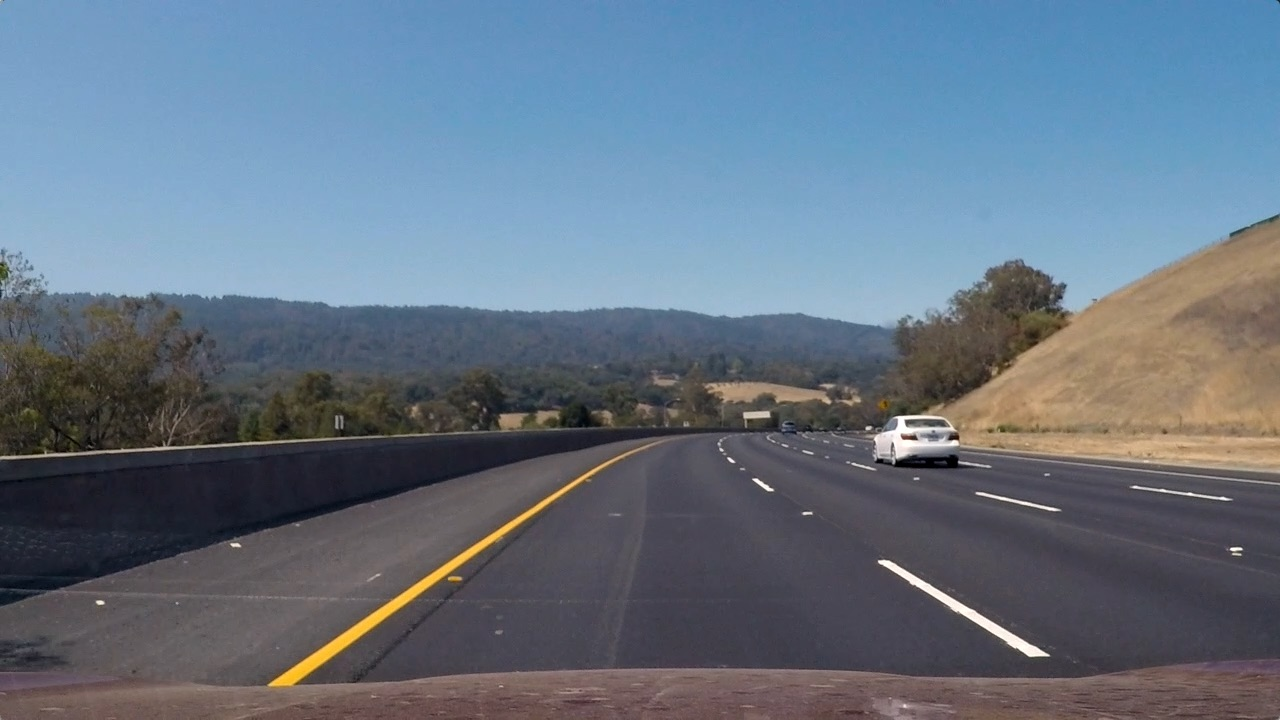
#> input picture test3.jpg, 1280 x 720 px
$ jupyter execute --allow-errors Project2_save1.ipynb   (shell and % lines are left out)   (older library calls are emulated)
#> lines starting #> are read from the running program, lines starting #| are printed output that depends on the picture; after the words box and inside, x2 and y2 are one past the last pixel; in counts of white or black regions, pixels touching at a corner belong together
[cell 1]
import cv2
import numpy as np
import matplotlib.pyplot as plt
import matplotlib.image as mpimg
#import glob2
import os

# Calculate Perspective Transform Matix
(For later use)

[cell 2]
standard_img = mpimg.imread('test3.jpg')
#> standard_img is the input picture: shape (720, 1280, 3); mean R, G, B 101.1, 115.3, 130.7
#img_size = (standard_img.shape[1], standard_img.shape[0])
src = np.float32(
    [[885, 559],
     [1049, 655],
     [310, 655],
     [450, 559]])

dst = np.float32(
    [[1049, 465],
     [1049, 655],
     [310, 655],
     [310, 485]])
M = cv2.getPerspectiveTransform(src, dst)

# Camera Calibration

[cell 3]
objpoints = []
imgpoints = []
objp = np.zeros((6*9,3), np.float32)
objp[:,:2] = np.mgrid[0:9,0:6].T.reshape(-1,2)
#images = glob2.glob('camera_cal/*.jpg')
#> (the rest of this cell did not finish here and is left out)

# Undistorting and saving raw images

#> (a cell that did not finish here is left out)

# Reading a test image

[cell 5]
image4 = mpimg.imread('test3.jpg')
#plt.imshow(image4)

# Defining various thresholds

[cell 6]
def dir_threshold(img, sobel_kernel=3, thresh=(0, np.pi/2)):
    gray = cv2.cvtColor(img,cv2.COLOR_RGB2GRAY)
    sobelx = cv2.Sobel(gray, cv2.CV_64F, 1, 0,sobel_kernel)
    sobely = cv2.Sobel(gray, cv2.CV_64F, 0, 1,sobel_kernel)
    abs_sobelx = np.absolute(sobelx)
    abs_sobely = np.absolute(sobely)
    dir_grad = np.arctan2(abs_sobely, abs_sobelx)

    binary_output = np.zeros_like(dir_grad)
    binary_output[(dir_grad >= thresh[0]) & (dir_grad <= thresh[1])] = 1

    return binary_output

def mag_thresh(img, sobel_kernel=3, mag_thresh=(0, 255)):
    gray = cv2.cvtColor(img,cv2.COLOR_RGB2GRAY)
    sobelx = cv2.Sobel(gray, cv2.CV_64F, 1, 0,sobel_kernel)
    sobely = cv2.Sobel(gray, cv2.CV_64F, 0, 1,sobel_kernel)
    sobelx_sqr = np.square(sobelx)
    sobely_sqr = np.square(sobely)
    abs_sobelxy = np.sqrt(sobelx_sqr+sobely_sqr)
    scaled_sobelxy = np.uint8(255*abs_sobelxy/np.max(abs_sobelxy))
    binary_output = np.zeros_like(scaled_sobelxy)
    binary_output[(scaled_sobelxy >= mag_thresh[0]) & (scaled_sobelxy <= mag_thresh[1])] = 1

    return binary_output

def abs_sobel_thresh(img, orient='x', sobel_kernel=3, thresh=(0, 255)):
#> called with orient = 'x', sobel_kernel = 3, thresh = (20, 100)
    gray = cv2.cvtColor(img,cv2.COLOR_RGB2GRAY)
    if orient == 'x':
        sobelx = cv2.Sobel(gray, cv2.CV_64F, 1, 0,sobel_kernel)
        abs_sobelx = np.absolute(sobelx)
        scaled_sobel = np.uint8(255*abs_sobelx/np.max(abs_sobelx))
    elif orient == 'y':
        sobely = cv2.Sobel(gray, cv2.CV_64F, 0, 1,sobel_kernel)
        abs_sobely = np.absolute(sobely)
        scaled_sobel = np.uint8(255*abs_sobely/np.max(abs_sobely))
    else:
        print('Orientation not correct')
        scaled_sobel = np.zeros_like(img)
    sbinary = np.zeros_like(scaled_sobel)
    sbinary[(scaled_sobel >= thresh[0]) & (scaled_sobel <= thresh[1])] = 1
    return sbinary

def hls_s(img, thresh=(0, 255)):
    hls = cv2.cvtColor(img,cv2.COLOR_RGB2HLS)
    S = hls[:,:,2]
    binary = np.zeros_like(S)
    binary[(S > thresh[0]) & (S <= thresh[1])] = 1
    return binary

def rgb_r(img, thresh=(0, 255)):
    R = img[:,:,2]
    binary_r = np.zeros_like(R)
    binary_r[(R > thresh[0]) & (R <= thresh[1])] = 1
    return binary_r

# Testing individual thresholds

[cell 7]
ksize = 3
gradx = abs_sobel_thresh(image4, orient='x', sobel_kernel=ksize, thresh=(20, 100))
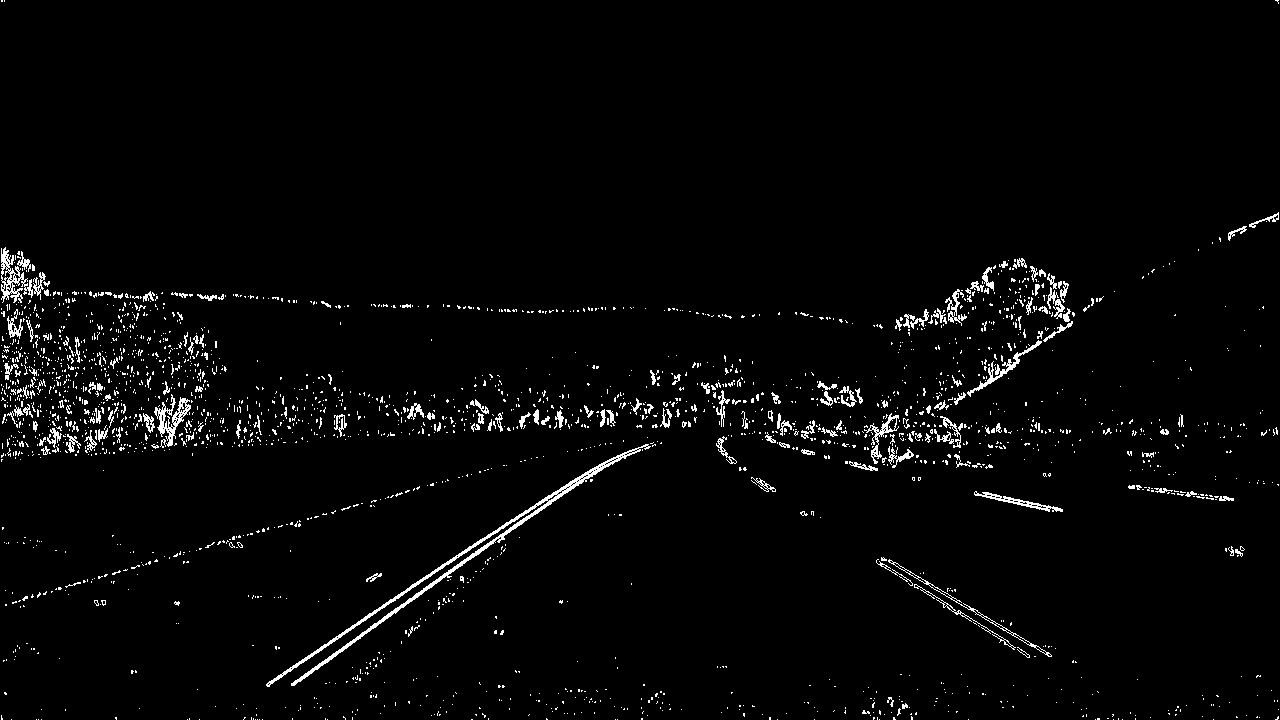
#> gradx: shape (720, 1280); values 0 (black) and 1 (white), 2.6% white in thin lines or dots
grady = abs_sobel_thresh(image4, orient='y', sobel_kernel=ksize, thresh=(20, 170))
#> grady: shape (720, 1280); values 0 (black) and 1 (white), 4.7% white; 2009 white regions (1816 under 20 px), largest, box (x1, y1, x2, y2) and area: (872, 358, 1280, 486) 6111, (190, 439, 1210, 688) 5928, (0, 420, 718, 461) 3725
mag_binary = mag_thresh(image4, sobel_kernel=ksize, mag_thresh=(40, 100))
#> mag_binary: shape (720, 1280); values 0 (black) and 1 (white), 2.2% white in thin lines or dots
dir_binary = dir_threshold(image4, sobel_kernel=ksize, thresh=(0.9, 1.4))
#> dir_binary: shape (720, 1280) float64; values 0 (black) and 1 (white), 28.9% white in thin lines or dots

f, axes = plt.subplots(2, 2, figsize=(15, 10))
f.tight_layout()
axes[0,0].imshow(gradx, cmap = 'gray')
axes[0,0].set_title('gradx', fontsize=10)
axes[0,1].imshow(grady, cmap = 'gray')
axes[0,1].set_title('grady', fontsize=10)
axes[1,0].imshow(mag_binary, cmap = 'gray')
axes[1,0].set_title('mag_binary', fontsize=10)
axes[1,1].imshow(dir_binary, cmap = 'gray')
axes[1,1].set_title('dir_binary', fontsize=10)

[cell 8]
hls_binary = hls_s(image4, thresh=(130,255))
#> in hls_s, `S = hls[:,:,2]`:
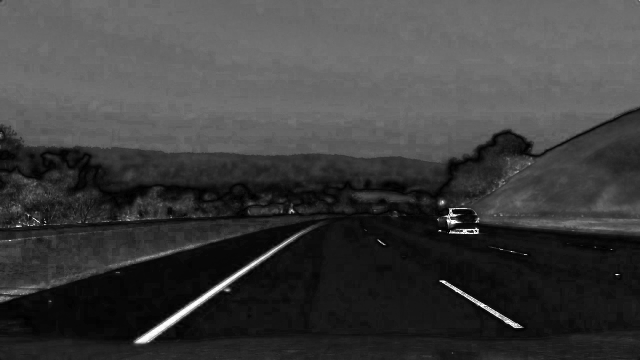
#> S: shape (720, 1280) (shown at 1/2 size); min 0, max 255, mean 62.1
#> hls_binary: shape (720, 1280); values 0 (black) and 1 (white), 0.71% white; 136 white regions (123 under 20 px), largest, box (x1, y1, x2, y2) and area: (270, 464, 606, 687) 3828, (879, 561, 1045, 656) 1251, (888, 416, 937, 451) 399
plt.imshow(hls_binary, cmap = 'gray')

[cell 9]
rgb_binary = rgb_r(image4, thresh=(170,255))
#> in rgb_r, `R = img[:,:,2]`:
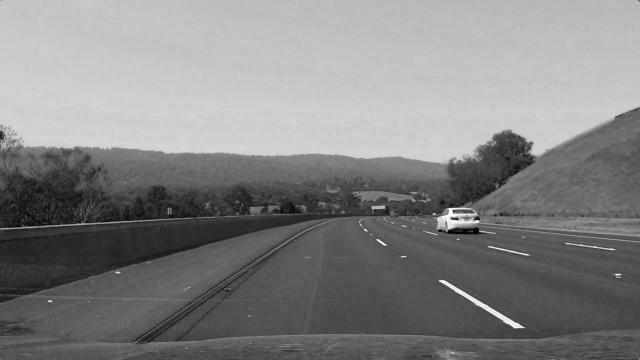
#> R: shape (720, 1280) (shown at 1/2 size); min 0, max 255, mean 130.7
#> rgb_binary: shape (720, 1280); values 0 (black) and 1 (white), 41.6% white; 65 white regions (49 under 20 px), largest, box (x1, y1, x2, y2) and area: (0, 0, 1280, 328) 378428, (874, 415, 959, 459) 1707, (878, 560, 1050, 657) 1630
plt.imshow(rgb_binary, cmap = 'gray')

# Combining Thresholds

[cell 10]
# Choose a Sobel kernel size
ksize = 3 # Choose a larger odd number to smooth gradient measurements

# Apply each of the thresholding functions
gradx = abs_sobel_thresh(image4, orient='x', sobel_kernel=ksize, thresh=(20, 100))
grady = abs_sobel_thresh(image4, orient='y', sobel_kernel=ksize, thresh=(20, 170))
mag_binary = mag_thresh(image4, sobel_kernel=ksize, mag_thresh=(40, 100))
dir_binary = dir_threshold(image4, sobel_kernel=ksize, thresh=(0.7, 1.3))
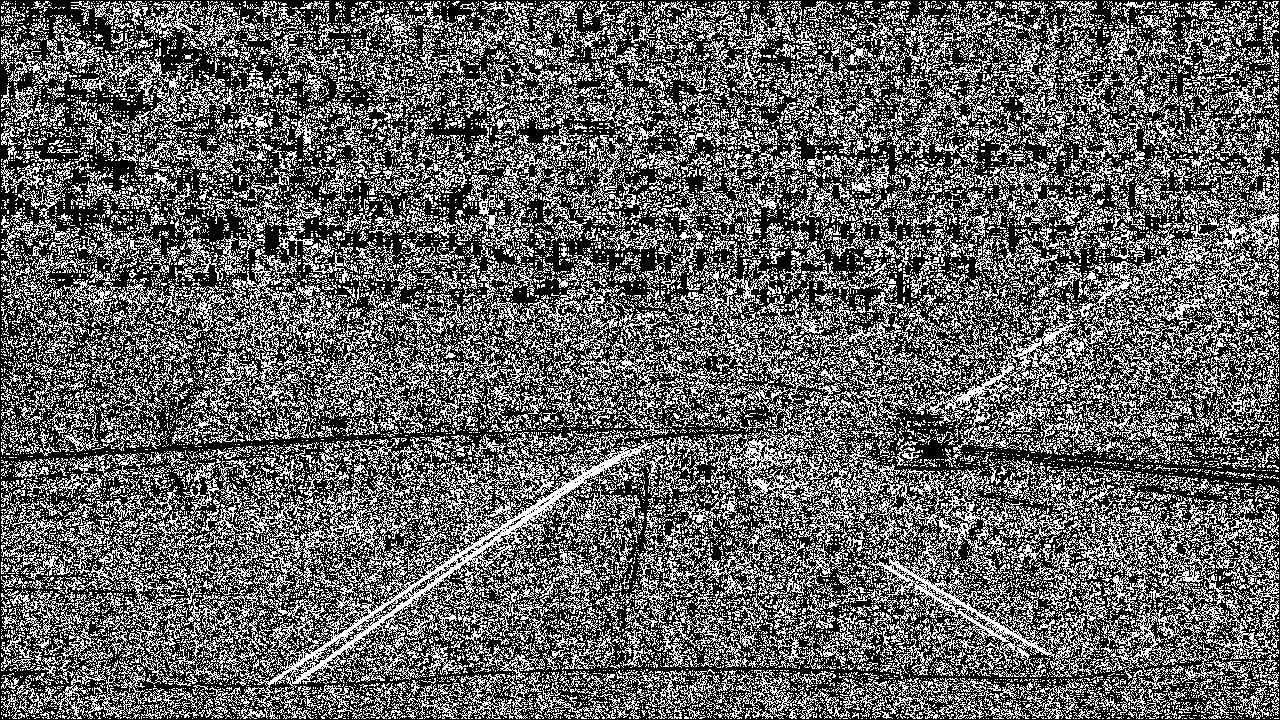
#> dir_binary: shape (720, 1280) float64; values 0 (black) and 1 (white), 38.1% white in thin lines or dots
hls_binary = hls_s(image4, thresh=(120,255))
#> hls_binary: shape (720, 1280); values 0 (black) and 1 (white), 0.81% white; 168 white regions (148 under 20 px), largest, box (x1, y1, x2, y2) and area: (269, 462, 610, 688) 4220, (879, 561, 1045, 656) 1296, (888, 416, 941, 451) 426

combined = np.zeros_like(dir_binary)
combined_xy = np.zeros_like(dir_binary)
combined_mag_dir = np.zeros_like(dir_binary)
combined_xy_s = np.zeros_like(dir_binary)

combined_xy[((gradx == 1) & (grady == 1))] = 1
combined_mag_dir[((mag_binary == 1) & (dir_binary == 1))] = 1
combined_xy_s[(combined_xy ==1) & (hls_binary == 1)] = 1
#combined[((gradx == 1) & (grady == 1)) | ((mag_binary == 1) & (dir_binary == 1))] = 1


# Plot the result
f, (ax1, ax2) = plt.subplots(1, 2, figsize=(24, 9))
f.tight_layout()
ax1.imshow(combined_xy, cmap='gray')
ax1.set_title('combined_xy', fontsize=40)
ax2.imshow(combined_xy_s, cmap='gray')
ax2.set_title('combined_xy_s', fontsize=40)
plt.subplots_adjust(left=0., right=1, top=0.9, bottom=0.)

# Perspective Transform

[cell 11]
result_image = combined_xy_s
img_size = (result_image.shape[1], result_image.shape[0])
warped = cv2.warpPerspective(combined_xy_s, M, img_size, flags=cv2.INTER_LINEAR)
plt.imshow(warped, cmap = 'gray')

# Fit First Polynomials

[cell 12]
def find_lane_pixels(binary_warped):
    # Take a histogram of the bottom half of the image
    histogram = np.sum(binary_warped[binary_warped.shape[0]//2:,:], axis=0)
    # Create an output image to draw on and visualize the result
    out_img = np.dstack((binary_warped, binary_warped, binary_warped))
    # Find the peak of the left and right halves of the histogram
    # These will be the starting point for the left and right lines
    midpoint = np.int(histogram.shape[0]//2)
    leftx_base = np.argmax(histogram[:midpoint])
    rightx_base = np.argmax(histogram[midpoint:]) + midpoint

    # HYPERPARAMETERS
    # Choose the number of sliding windows
    nwindows = 9
    # Set the width of the windows +/- margin
    margin = 200
    # Set minimum number of pixels found to recenter window
    minpix = 60

    # Set height of windows - based on nwindows above and image shape
    window_height = np.int(binary_warped.shape[0]//nwindows)
    # Identify the x and y positions of all nonzero pixels in the image
    nonzero = binary_warped.nonzero()
    nonzeroy = np.array(nonzero[0])
    nonzerox = np.array(nonzero[1])
    # Current positions to be updated later for each window in nwindows
    leftx_current = leftx_base
    rightx_current = rightx_base

    # Create empty lists to receive left and right lane pixel indices
    left_lane_inds = np.zeros_like(nonzerox, dtype=bool)
    right_lane_inds = np.zeros_like(nonzerox, dtype=bool)

    # Step through the windows one by one
    for window in range(nwindows):
        # Identify window boundaries in x and y (and right and left)
        win_y_low = binary_warped.shape[0] - (window+1)*window_height
        win_y_high = binary_warped.shape[0] - window*window_height
        win_xleft_low = leftx_current - (margin//2)
        win_xleft_high = leftx_current + (margin//2)
        win_xright_low = rightx_current - (margin//2)
        win_xright_high = rightx_current + (margin//2)

        # Draw the windows on the visualization image
        cv2.rectangle(out_img,(win_xleft_low,win_y_low),
        (win_xleft_high,win_y_high),(0,255,0), 2)
        cv2.rectangle(out_img,(win_xright_low,win_y_low),
        (win_xright_high,win_y_high),(0,255,0), 2)

        ### Done: Identify the nonzero pixels in x and y within the window ###
        boolYmin = (nonzeroy >= win_y_low)
        boolYmax = (nonzeroy <= win_y_high)
        booly = boolYmin & boolYmax

        boolXmin = (nonzerox >= win_xleft_low)
        boolXmax = (nonzerox <= win_xleft_high)
        boolx_left = boolXmin & boolXmax
        boolxy_left = booly & boolx_left
        good_left_inds = boolxy_left

        boolXmin = (nonzerox >= win_xright_low)
        boolXmax = (nonzerox <= win_xright_high)
        boolx_right = boolXmin & boolXmax
        boolxy_right = booly & boolx_right
        good_right_inds =boolxy_right

        # Append these indices to the lists
        left_lane_inds=left_lane_inds | good_left_inds
        right_lane_inds=right_lane_inds | good_right_inds

        ### If you found > minpix pixels, recenter next window ###
        ### (`right` or `leftx_current`) on their mean position ###
        val_idxes_in_left_win =  nonzerox[good_left_inds]
        if(np.size(val_idxes_in_left_win) > minpix):
            leftx_current = sum(val_idxes_in_left_win)//np.size(val_idxes_in_left_win)
        val_idxes_in_right_win =  nonzerox[good_right_inds]
        if(np.size(val_idxes_in_right_win) > minpix):
            rightx_current = sum(val_idxes_in_right_win)//np.size(val_idxes_in_right_win)

    # Extract left and right line pixel positions
    leftx = nonzerox[left_lane_inds] #this is eqv. to boolxy_left for all windows
    lefty = nonzeroy[left_lane_inds]
    rightx = nonzerox[right_lane_inds] #this is ---  boolxy_right ---
    righty = nonzeroy[right_lane_inds]

    return leftx, lefty, rightx, righty, out_img

[cell 13]
def fit_polynomial(binary_warped):
    # Find our lane pixels first
    leftx, lefty, rightx, righty, out_img = find_lane_pixels(binary_warped)

    ### Fit a second order polynomial to each using `np.polyfit` ###
    left_fit = np.polyfit(lefty,leftx,2)
    right_fit = np.polyfit(righty,rightx,2)
    print (left_fit)
#| [ 1.91088791e-05 -6.31273333e-02  3.52745951e+02]
    print(right_fit)
#| [ 4.07920712e-05 -6.30480922e-02  1.06060665e+03]

    # Generate x and y values for plotting
    ploty = np.linspace(0, binary_warped.shape[0]-1, binary_warped.shape[0] )
    try:
        left_fitx = left_fit[0]*ploty**2 + left_fit[1]*ploty + left_fit[2]
        right_fitx = right_fit[0]*ploty**2 + right_fit[1]*ploty + right_fit[2]
    except TypeError:
        # Avoids an error if `left` and `right_fit` are still none or incorrect
        print('The function failed to fit a line!')
        left_fitx = 1*ploty**2 + 1*ploty
        right_fitx = 1*ploty**2 + 1*ploty

    ## Visualization ##
    # Colors in the left and right lane regions
    out_img[lefty, leftx] = [255, 0, 0]
    out_img[righty, rightx] = [0, 0, 255]

    # Plots the left and right polynomials on the lane lines
    plt.plot(left_fitx, ploty, color='yellow')
    plt.plot(right_fitx, ploty, color='yellow')

    return out_img

[cell 14]
out_img = fit_polynomial(warped)
plt.imshow(out_img)
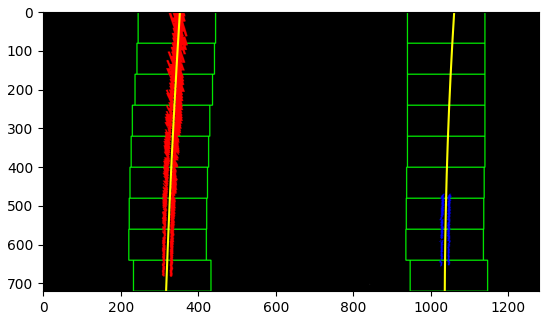
#> figure drawn by matplotlib, 1 panel

$ run again, with test4.jpg copied over test3.jpg
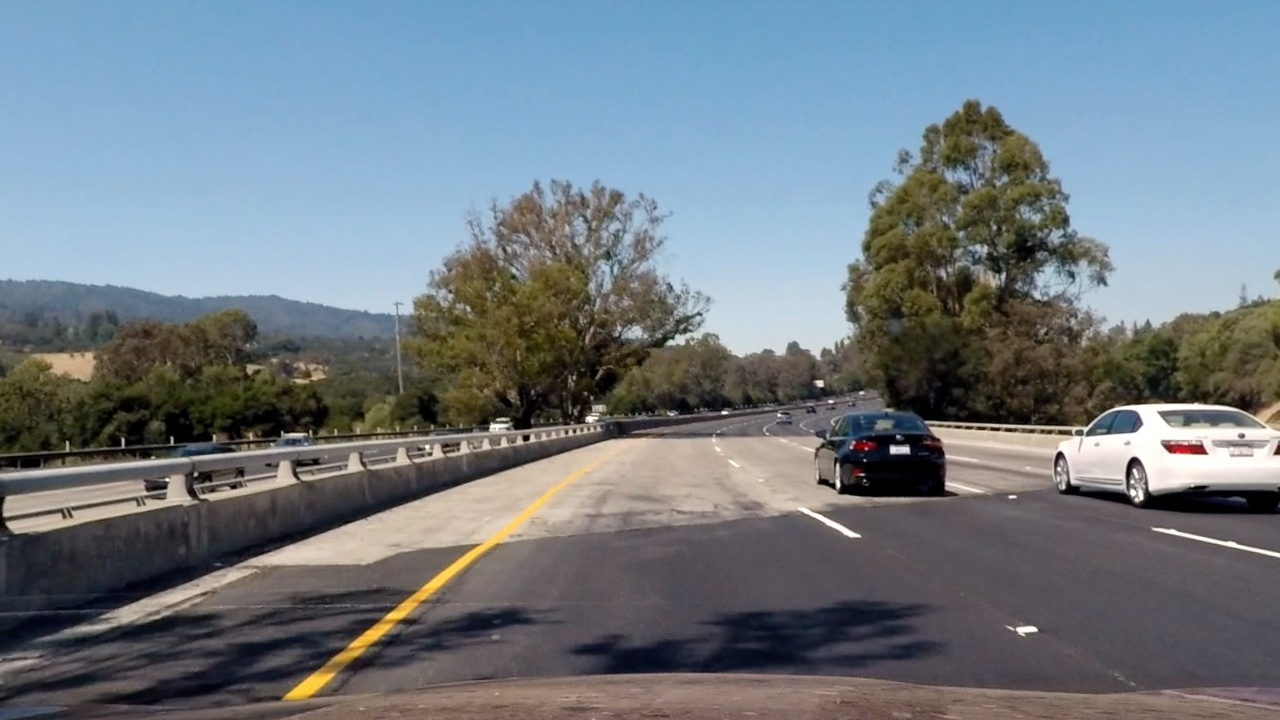
#> input picture test4.jpg, 1280 x 720 px
#> standard_img is the input picture: shape (720, 1280, 3); mean R, G, B 112.8, 123.1, 131
#> `gradx = abs_sobel_thresh(image4, orient='x', sobel_kernel=ksize, thres..`:
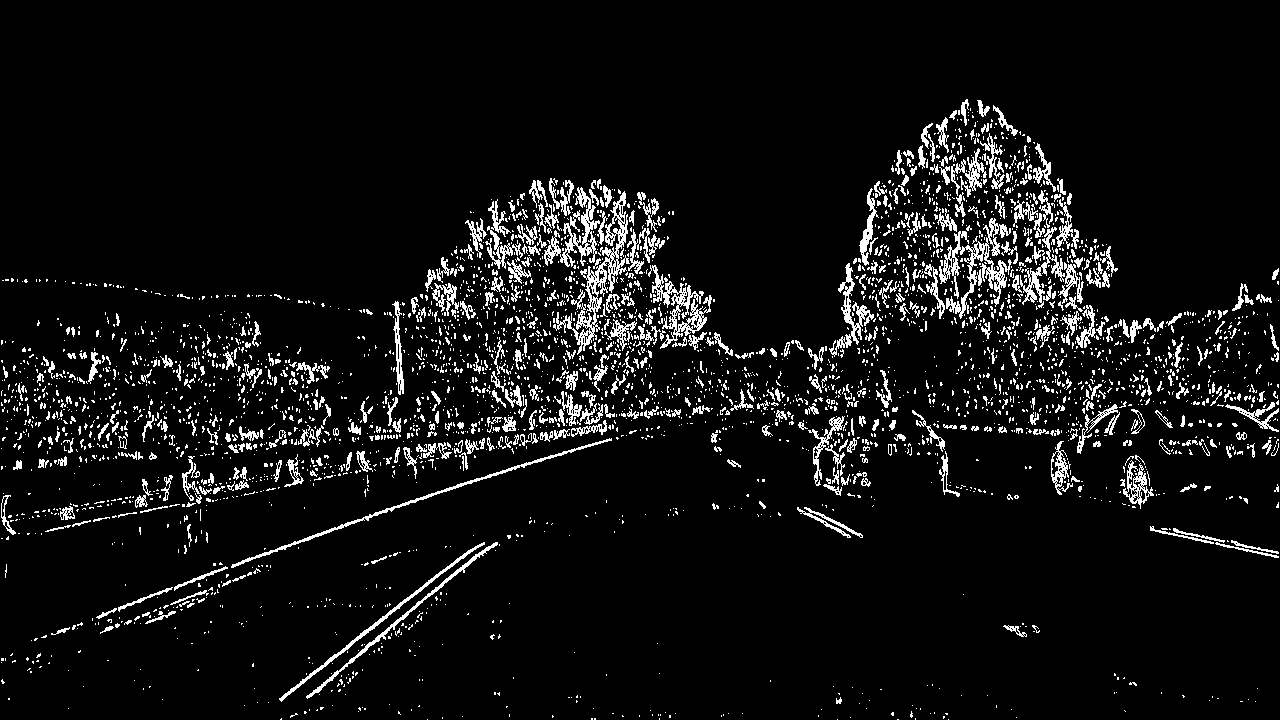
#> gradx: shape (720, 1280); values 0 (black) and 1 (white), 6.8% white in thin lines or dots, all inside (x1, y1, x2, y2) = (1, 99, 1279, 720)
#> grady: shape (720, 1280); values 0 (black) and 1 (white), 11.1% white; 3869 white regions (3319 under 20 px), largest, box (x1, y1, x2, y2) and area: (0, 394, 884, 713) 28262, (830, 397, 1280, 474) 5827, (1058, 455, 1280, 516) 3231
#> mag_binary: shape (720, 1280); values 0 (black) and 1 (white), 5.3% white in thin lines or dots, all inside (x1, y1, x2, y2) = (0, 99, 1280, 720)
#> hls: shape (720, 1280, 3); mean of channels 0, 1, 2 81.2, 121.7, 71
#> rgb_binary: shape (720, 1280); values 0 (black) and 1 (white), 40.5% white; 327 white regions (257 under 20 px), largest, box (x1, y1, x2, y2) and area: (0, 0, 1280, 360) 339803, (930, 403, 1280, 491) 12585, (258, 477, 520, 565) 7008
#| [ 3.92699726e-04 -3.95481588e-01  4.33434119e+02]
#| [-8.71017593e-05  1.13045106e-01  1.04153945e+03]
#> `[cell 14] out_img = fit_polynomial(warped) plt.imshow(out_img)`:
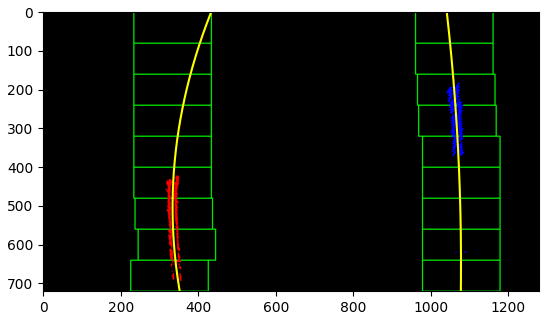
#> figure drawn by matplotlib, 1 panel
